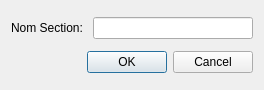
<?xml version="1.0" encoding="UTF-8"?>
<ui version="4.0">
 <class>DialogSection</class>
 <widget class="QDialog" name="DialogSection">
  <property name="geometry">
   <rect>
    <x>0</x>
    <y>0</y>
    <width>264</width>
    <height>90</height>
   </rect>
  </property>
  <property name="windowTitle">
   <string>Dialog</string>
  </property>
  <layout class="QVBoxLayout" name="verticalLayout">
   <item>
    <layout class="QHBoxLayout" name="horizontalLayout">
     <item>
      <widget class="QLabel" name="label">
       <property name="text">
        <string>Nom Section: </string>
       </property>
      </widget>
     </item>
     <item>
      <widget class="QLineEdit" name="lineEditNomSection"/>
     </item>
    </layout>
   </item>
   <item>
    <widget class="QDialogButtonBox" name="buttonBox">
     <property name="orientation">
      <enum>Qt::Horizontal</enum>
     </property>
     <property name="standardButtons">
      <set>QDialogButtonBox::Cancel|QDialogButtonBox::Ok</set>
     </property>
    </widget>
   </item>
  </layout>
 </widget>
 <resources/>
 <connections>
  <connection>
   <sender>buttonBox</sender>
   <signal>accepted()</signal>
   <receiver>DialogSection</receiver>
   <slot>accept()</slot>
   <hints>
    <hint type="sourcelabel">
     <x>248</x>
     <y>254</y>
    </hint>
    <hint type="destinationlabel">
     <x>157</x>
     <y>274</y>
    </hint>
   </hints>
  </connection>
  <connection>
   <sender>buttonBox</sender>
   <signal>rejected()</signal>
   <receiver>DialogSection</receiver>
   <slot>reject()</slot>
   <hints>
    <hint type="sourcelabel">
     <x>316</x>
     <y>260</y>
    </hint>
    <hint type="destinationlabel">
     <x>286</x>
     <y>274</y>
    </hint>
   </hints>
  </connection>
 </connections>
</ui>
